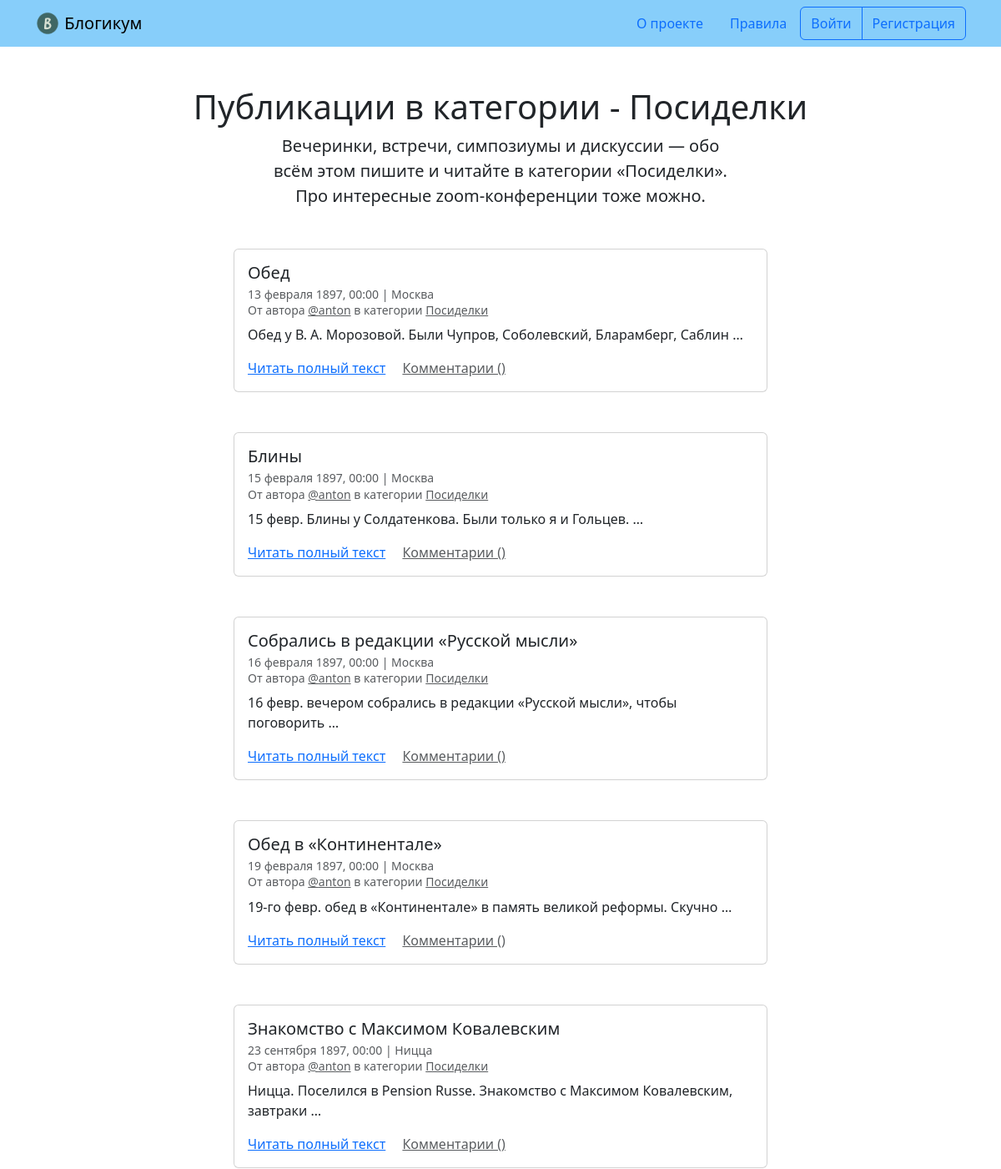
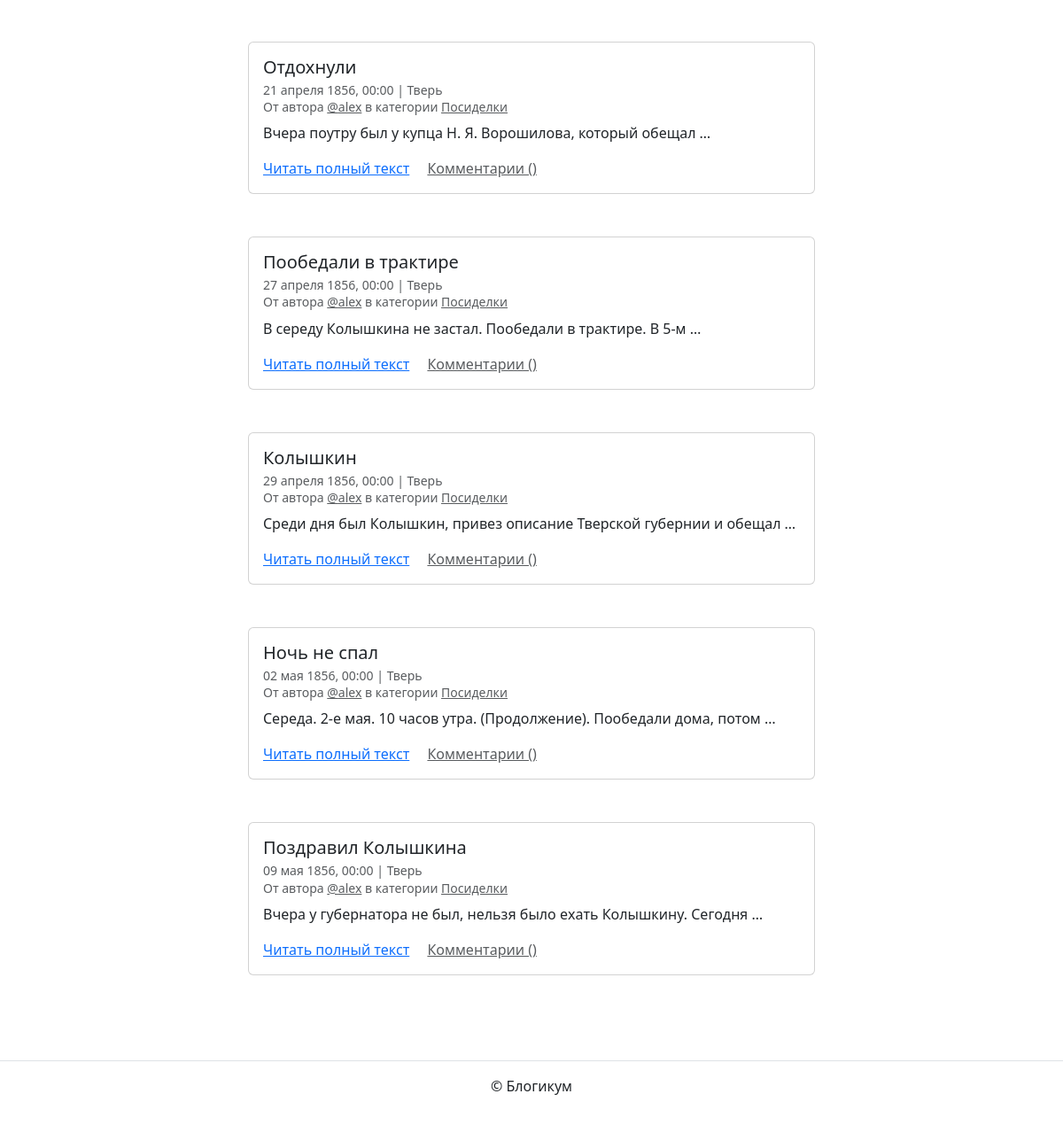
Page /category/party/ on the committed database (2 pictures, top to bottom).
### blog/models.py (models this page shows)
class BaseModel(models.Model):
    is_published = models.BooleanField(
        default=True,
        verbose_name='Опубликовано',
        help_text='Снимите галочку, чтобы скрыть публикацию.'
    )
    class Meta:
        abstract = True
        ordering = ['-pub_date']

class Category(BaseModel):
    title = models.CharField(max_length=max_length, verbose_name='Заголовок')
    description = models.TextField(verbose_name='Описание')
    slug = models.SlugField(
        unique=True,
        verbose_name='Идентификатор',
        help_text=(
            'Идентификатор страницы для URL; '
            'разрешены символы латиницы, цифры, дефис и подчёркивание.'
        )
    )
    created_at = models.DateTimeField(
        auto_now_add=True,
        verbose_name='Добавлено'
    )
    class Meta:
        verbose_name = 'категория'
        verbose_name_plural = 'Категории'

class Post(BaseModel):
    title = models.CharField(max_length=max_length, verbose_name='Заголовок')
    text = models.TextField(verbose_name='Текст')
    pub_date = models.DateTimeField(
        verbose_name='Дата и время публикации',
        help_text=(
            'Если установить дату и время в будущем — '
            'можно делать отложенные публикации.'
        )
    )
    author = models.ForeignKey(
        User,
        on_delete=models.CASCADE,
        verbose_name='Автор публикации'
    )
    location = models.ForeignKey(
        Location,
        on_delete=models.SET_NULL,
        null=True,
        blank=True,
        verbose_name='Местоположение'
    )
    category = models.ForeignKey(
        Category,
        on_delete=models.SET_NULL,
        null=True,
        verbose_name='Категория'
    )
    created_at = models.DateTimeField(
        auto_now_add=True,
        verbose_name='Добавлено'
    )
    image = models.ImageField(
        'Изображение',
        upload_to='blog_images',
        blank=True
    )
    class Meta:
        verbose_name = 'публикация'
        verbose_name_plural = 'Публикации'

class Location(BaseModel):
    name = models.CharField(
        max_length=max_length,
        verbose_name='Название места'
    )
    created_at = models.DateTimeField(
        auto_now_add=True,
        verbose_name='Добавлено'
    )
    class Meta:
        verbose_name = 'местоположение'
        verbose_name_plural = 'Местоположения'

### blog/views.py (the view)
def category_posts(request, category_slug):
    template_name = 'blog/category.html'
    category = get_object_or_404(
        Category,
        slug=category_slug,
        is_published=True
    )
    post_list = post_filter(
        category__slug=category_slug
    ).order_by('id')
    paginator = Paginator(post_list, 10)
    page_number = request.GET.get('page')
    page_obj = paginator.get_page(page_number)
    context = {
        'post_list': post_list,
        'category': category,
        'page_obj': page_obj,
    }
    return render(request, template_name, context)

### blog/views.py (called while the page is built)
def post_filter(
        **kwargs):
    context = {
        'pub_date__lt': datetime.now(),
        'is_published': True,
    }
    context.update(kwargs)
    result = Post.objects.filter(
        **context
    )
    return result

### templates/blog/category.html (shortened to what this page needs)
{% extends "base.html" %}
{% block content %}
  <h1 class="text-center">Публикации в категории - {{ category.title }}</h1>
  <p class="col-6 offset-3 mb-5 lead text-center">{{ category.description }}</p>
  {% for post in page_obj %}
    <article class="mb-5">
      {% include "includes/post_card.html" %}
    </article>
  {% endfor %}
{% endblock %}

### templates/includes/post_card.html (shortened to what this page needs)
<div class="col d-flex justify-content-center">
  <div class="card" style="width: 40rem;">
    <div class="card-body">
      <h5 class="card-title">{{ post.title }}</h5>
      <h6 class="card-subtitle mb-2 text-muted">
        <small>
          {{ post.pub_date|date:"d E Y, H:i" }} | {% if post.location and post.location.is_published %}{{ post.location.name }}{% else %}Планета Земля{% endif %}<br>
          От автора <a class="text-muted" href="{% url 'blog:profile' post.author.username %}">@{{ post.author.username }}</a> в
          категории {% include "includes/category_link.html" %}
        </small>
      </h6>
      <p class="card-text">{{ post.text|truncatewords:10 }}</p>
      <a href="{% url 'blog:post_detail' post.id %}" class="card-link">Читать полный текст</a>
      <a href="{% url 'blog:post_detail' post.id %}" class="card-link text-muted">Комментарии ({{ post.comment_count }})</a>
    </div>
  </div>
</div>

### templates/includes/category_link.html
<a class="text-muted" href="{% url 'blog:category_posts' post.category.slug %}">
  {{ post.category.title }}
</a>

### rows in the picture
Category: title "Посиделки", description "Вечеринки, встречи, симпозиумы и дискуссии — обо всём этом пишите и читайте в категории «Посиделки». Про интересные zoom-конференции тоже можно."
Post: title "Обед", pub_date "13 февраля 1897, 00:00", location.name "Москва", author.username "anton", category "Посиделки", text "Обед у В. А. Морозовой. Были Чупров, Соболевский, Бларамберг, Саблин …"
Post: title "Блины", pub_date "15 февраля 1897, 00:00", location.name "Москва", author.username "anton", category "Посиделки", text "15 февр. Блины у Солдатенкова. Были только я и Гольцев. …"
Post: title "Собрались в редакции «Русской мысли»", pub_date "16 февраля 1897, 00:00", location.name "Москва", author.username "anton", category "Посиделки", text "16 февр. вечером собрались в редакции «Русской мысли», чтобы поговорить …"
Post: title "Обед в «Континентале»", pub_date "19 февраля 1897, 00:00", location.name "Москва", author.username "anton", category "Посиделки", text "19-го февр. обед в «Континентале» в память великой реформы. Скучно …"
Post: title "Знакомство с Максимом Ковалевским", pub_date "23 сентября 1897, 00:00", location.name "Ницца", author.username "anton", category "Посиделки", text "Ницца. Поселился в Pension Russe. Знакомство с Максимом Ковалевским, завтраки …"
Post: title "Отдохнули", pub_date "21 апреля 1856, 00:00", location.name "Тверь", author.username "alex", category "Посиделки", text "Вчера поутру был у купца Н. Я. Ворошилова, который обещал …"
Post: title "Пообедали в трактире", pub_date "27 апреля 1856, 00:00", location.name "Тверь", author.username "alex", category "Посиделки", text "В середу Колышкина не застал. Пообедали в трактире. В 5-м …"
Post: title "Колышкин", pub_date "29 апреля 1856, 00:00", location.name "Тверь", author.username "alex", category "Посиделки", text "Среди дня был Колышкин, привез описание Тверской губернии и обещал …"
Post: title "Ночь не спал", pub_date "02 мая 1856, 00:00", location.name "Тверь", author.username "alex", category "Посиделки", text "Середа. 2-е мая. 10 часов утра. (Продолжение). Пообедали дома, потом …"
Post: title "Поздравил Колышкина", pub_date "09 мая 1856, 00:00", location.name "Тверь", author.username "alex", category "Посиделки", text "Вчера у губернатора не был, нельзя было ехать Колышкину. Сегодня …"
